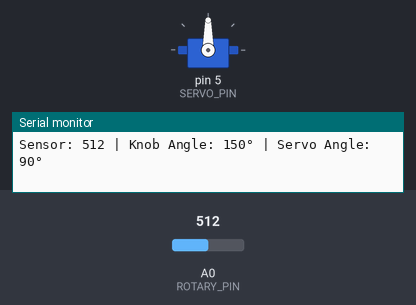
Simulated run of this sketch. Board: Arduino Uno, built with avr-gcc and run on an emulated ATmega328P. Parts: servo, the last lines printed to the serial monitor. Inputs (shaded band) come from the test bench; at power-on: A0 (ROTARY_PIN) = 512.

Above: at 1.7 s.
1.8 s: A0 (ROTARY_PIN) set to 716
At 2.3 s:
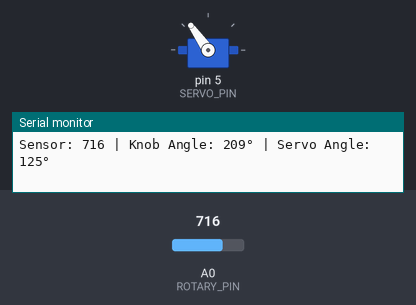
3.4 s: A0 (ROTARY_PIN) set to 900
At 4.0 s:
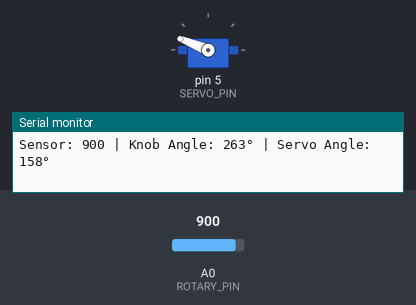
5.0 s: A0 (ROTARY_PIN) set to 1023
At 6.3 s:
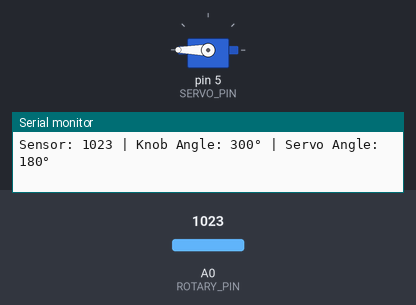
6.6 s: A0 (ROTARY_PIN) set to 306
At 7.4 s:
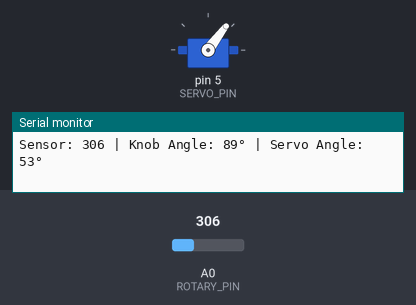
8.2 s: A0 (ROTARY_PIN) set to 170
At 9.4 s:
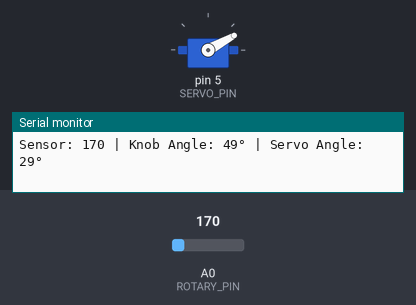
9.8 s: A0 (ROTARY_PIN) set to 0
At 10.5 s:
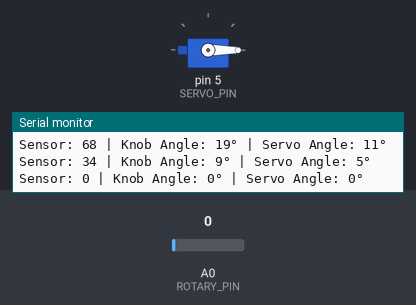
Timing chart, 0 to 12.4 s (numbered marks = the images above; inputs shaded):
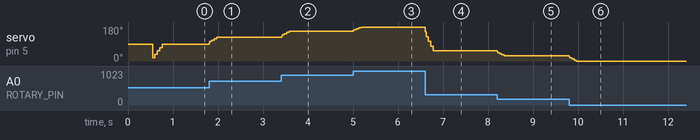

The sketch:

rotary_servo_control.ino
```cpp
/*
 * Rotary Angle Sensor Servo Control for Arduino Uno with Grove Base Shield
 *
 * Hardware:
 * - Arduino Uno
 * - Grove Base Shield
 * - Grove Rotary Angle Sensor (Potentiometer)
 * - Servo Motor
 *
 * Connections (Grove Base Shield):
 * - Rotary Angle Sensor: Connect to analog port A0
 * - Servo Motor: Connect to digital port D5
 *
 * Behavior:
 * - Rotary sensor position directly controls servo angle
 * - Turn knob right (clockwise) -> servo moves right (increases angle)
 * - Turn knob left (counter-clockwise) -> servo moves left (decreases angle)
 * - Angles are synchronized: sensor and servo stay in sync
 */

#include <Servo.h>

// Pin definitions
#define ROTARY_PIN A0    // Rotary angle sensor connected to analog port A0
#define SERVO_PIN 5      // Servo connected to digital port D5

// Rotary sensor parameters
// Grove rotary angle sensor has ~300 degree rotation
// ADC gives values 0-1023 for 0-5V input
#define ROTARY_MAX_ANGLE 300  // Maximum rotation angle of the sensor
#define ADC_MAX 1023          // Maximum ADC value (10-bit)

// Servo parameters
#define SERVO_MIN_ANGLE 0     // Minimum servo angle
#define SERVO_MAX_ANGLE 180   // Maximum servo angle

// Smoothing parameters
#define SMOOTHING_FACTOR 5    // Number of readings to average
#define UPDATE_DELAY 15       // Delay between updates (ms)

// Servo object
Servo myServo;

// Variables for smoothing
int readings[SMOOTHING_FACTOR];
int readIndex = 0;
int total = 0;
int average = 0;

// Previous angle to reduce servo jitter
int previousAngle = -1;
int angleThreshold = 2;  // Minimum change required to update servo

void setup() {
  // Initialize serial communication for debugging
  Serial.begin(9600);
  Serial.println("Rotary Angle Sensor Servo Control");
  Serial.println("==================================");
  Serial.println("Turn the knob to control the servo!");
  Serial.println();

  // Initialize smoothing array
  for (int i = 0; i < SMOOTHING_FACTOR; i++) {
    readings[i] = 0;
  }

  // Attach servo to pin
  myServo.attach(SERVO_PIN);

  // Initialize servo to center position
  myServo.write(90);
  delay(500);

  Serial.println("Ready! Rotate the knob to move the servo.");
}

void loop() {
  // Read the rotary sensor value with smoothing
  int sensorValue = readSmoothedSensor();

  // Map sensor value (0-1023) to servo angle (0-180)
  // This ensures turning right increases the angle
  int servoAngle = map(sensorValue, 0, ADC_MAX, SERVO_MIN_ANGLE, SERVO_MAX_ANGLE);

  // Constrain to valid servo range
  servoAngle = constrain(servoAngle, SERVO_MIN_ANGLE, SERVO_MAX_ANGLE);

  // Only update servo if angle changed significantly (reduces jitter)
  if (abs(servoAngle - previousAngle) >= angleThreshold || previousAngle == -1) {
    myServo.write(servoAngle);
    previousAngle = servoAngle;

    // Print debug info
    printDebugInfo(sensorValue, servoAngle);
  }

  delay(UPDATE_DELAY);
}

/*
 * Read sensor with smoothing (moving average)
 * Reduces noise and provides smoother servo movement
 */
int readSmoothedSensor() {
  // Subtract the last reading
  total = total - readings[readIndex];

  // Read from the sensor
  readings[readIndex] = analogRead(ROTARY_PIN);

  // Add the reading to the total
  total = total + readings[readIndex];

  // Advance to the next position in the array
  readIndex = (readIndex + 1) % SMOOTHING_FACTOR;

  // Calculate the average
  average = total / SMOOTHING_FACTOR;

  return average;
}

/*
 * Print debug information to serial monitor
 */
void printDebugInfo(int sensorValue, int servoAngle) {
  // Calculate approximate knob angle (0-300 degrees for Grove sensor)
  int knobAngle = map(sensorValue, 0, ADC_MAX, 0, ROTARY_MAX_ANGLE);

  Serial.print("Sensor: ");
  Serial.print(sensorValue);
  Serial.print(" | Knob Angle: ");
  Serial.print(knobAngle);
  Serial.print("° | Servo Angle: ");
  Serial.print(servoAngle);
  Serial.println("°");
}
```

Measured:
- after the input at 1.8 s, servo on pin 5 (SERVO_PIN): 90° → 125° at once
- after the input at 3.4 s, servo on pin 5 (SERVO_PIN): 125° → 158° at once
- after the input at 5.0 s, servo on pin 5 (SERVO_PIN): 158° → 180° at once
- after the input at 6.6 s, servo on pin 5 (SERVO_PIN): 180° → 53° at once
- after the input at 8.2 s, servo on pin 5 (SERVO_PIN): 53° → 29° at once
- after the input at 9.8 s, servo on pin 5 (SERVO_PIN): 29° → 0° at once
